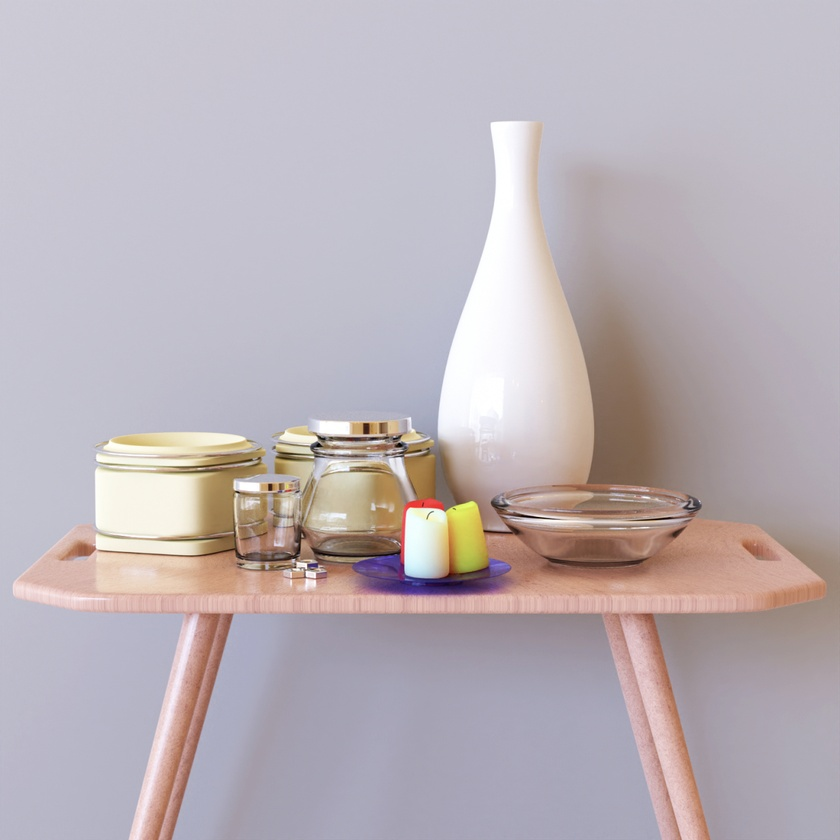
#> input picture input/image2.jpg, 840 x 840 px, shrunk from 1240 x 1240 before the run, found by its file name
$ python count_objects.py
#> lines starting #> are read from the running program, lines starting #| are printed output that depends on the picture; after the words box and inside, x2 and y2 are one past the last pixel; in counts of white or black regions, pixels touching at a corner belong together
import cv2
from PIL import Image
import os

pathI = "input\image2.jpg"
pathO = '.\image2_highboost.png'
base_name = os.path.basename(pathI)
fileName = os.path.splitext(base_name)[0]

def contar_e_desenhar_objetos(imagem_original_path, imagem_bordas_path, output_path):
    # Carrega a imagem original para desenhar sobre ela
#> called with imagem_original_path = 'input\\image2.jpg', imagem_bordas_path = 'resultado_contorno.png', output_path = 'contagem_metodo_original.png'
    img_original = cv2.imread(imagem_original_path)
#> img_original is the input picture: shape (840, 840, 3); mean B, G, R 183.2, 177.5, 186.7
    # Carrega a imagem de bordas (já em escala de cinza)
    img_bordas = cv2.imread(imagem_bordas_path, cv2.IMREAD_GRAYSCALE)

    # Encontra os contornos
    # cv2.RETR_EXTERNAL é bom para pegar apenas os contornos externos dos objetos
    # cv2.CHAIN_APPROX_SIMPLE economiza memória
    contornos, _ = cv2.findContours(img_bordas, cv2.RETR_EXTERNAL, cv2.CHAIN_APPROX_SIMPLE)
#> contornos = []

    # Filtra contornos muito pequenos (que provavelmente são ruído)
    contornos_filtrados = [c for c in contornos if cv2.contourArea(c) > 50] # ajuste o valor 50
#> contornos_filtrados = []

    # Desenha os contornos na imagem original
    cv2.drawContours(img_original, contornos_filtrados, -1, (0, 255, 0), 2) # Desenha em verde

    # Escreve o número de objetos encontrados
    texto = f"Objetos encontrados: {len(contornos_filtrados)}"
#> texto = 'Objetos encontrados: 0'
    cv2.putText(img_original, texto, (10, 30), cv2.FONT_HERSHEY_SIMPLEX, 1, (0, 255, 0), 2)
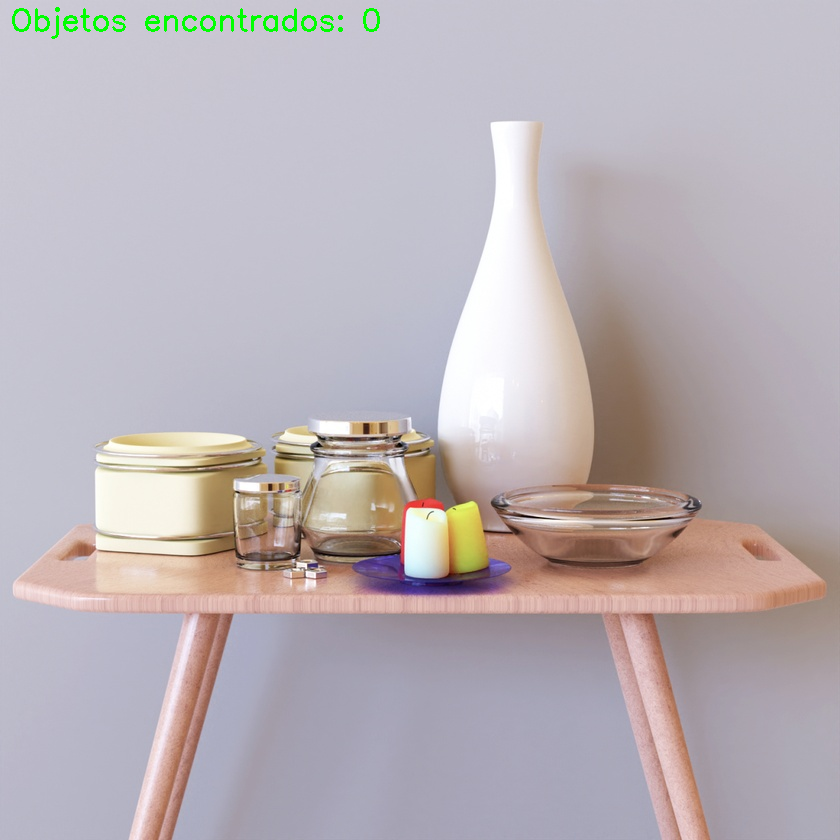
#> img_original: shape (840, 840, 3); 0.35% of pixels changed, all inside (x1, y1, x2, y2) = (12, 7, 380, 39)

    # Salva o resultado
    cv2.imwrite(output_path, img_original)
    Image.fromarray(cv2.cvtColor(img_original, cv2.COLOR_BGR2RGB)).show()

# Exemplo de uso para cada método
contar_e_desenhar_objetos(pathI, 'resultado_contorno.png', 'contagem_metodo_original.png')
contar_e_desenhar_objetos(pathI, 'resultado_canny_padrao.png', 'contagem_metodo_canny.png')
contar_e_desenhar_objetos(pathI, 'image2_resultado_canny_highboost.png', 'contagem_metodo_combinado.png')

$ run again, with input/image1.jpg copied over input/image2.jpg
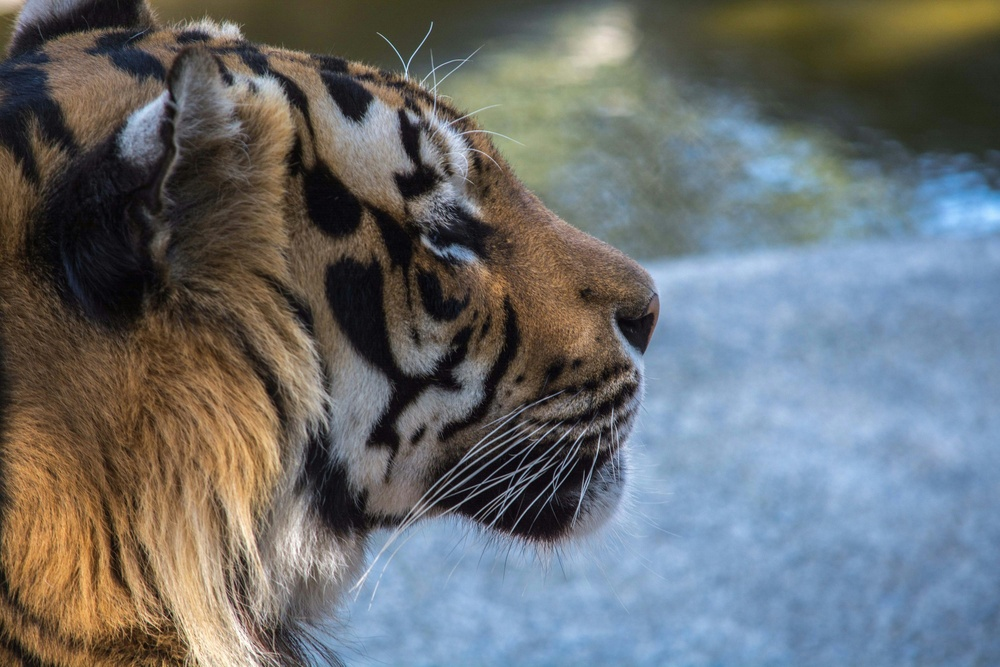
#> input picture input/image1.jpg, 1000 x 667 px, shrunk from 3000 x 2000 before the run, found by its file name
#> in contar_e_desenhar_objetos, img_original is the input picture: shape (667, 1000, 3); mean B, G, R 112.1, 110.2, 106.5
#> contornos = []
#> texto = 'Objetos encontrados: 0'
#> in contar_e_desenhar_objetos, `cv2.putText(img_original, texto, (10, 30), cv2.FONT_HERSHEY_SIMPLEX, 1..`:
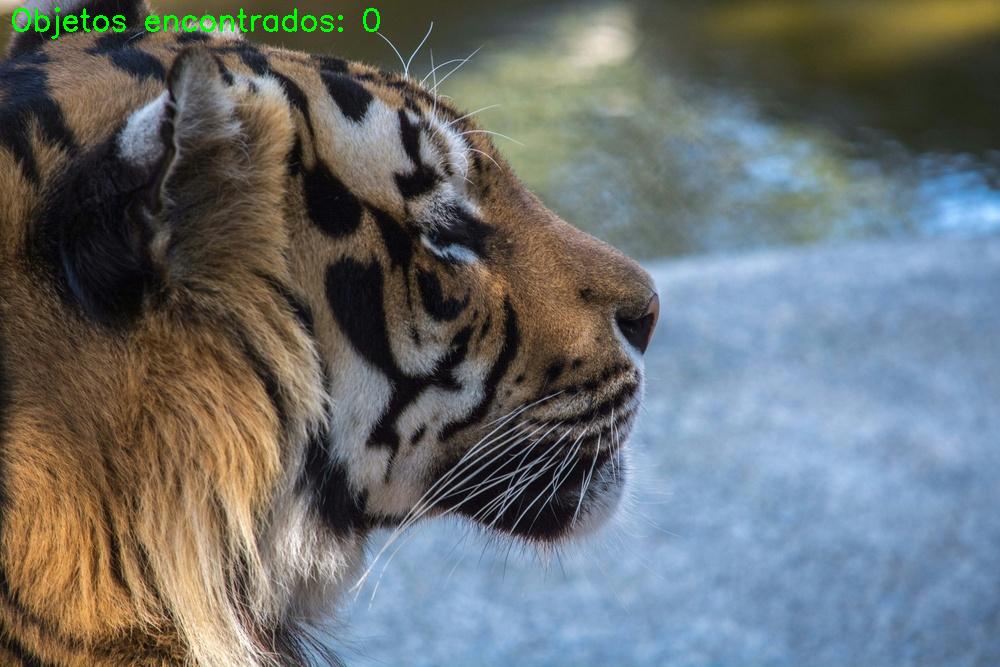
#> img_original: shape (667, 1000, 3); 0.37% of pixels changed, all inside (x1, y1, x2, y2) = (12, 7, 380, 39)

$ run again, with input/image10.jpg copied over input/image2.jpg
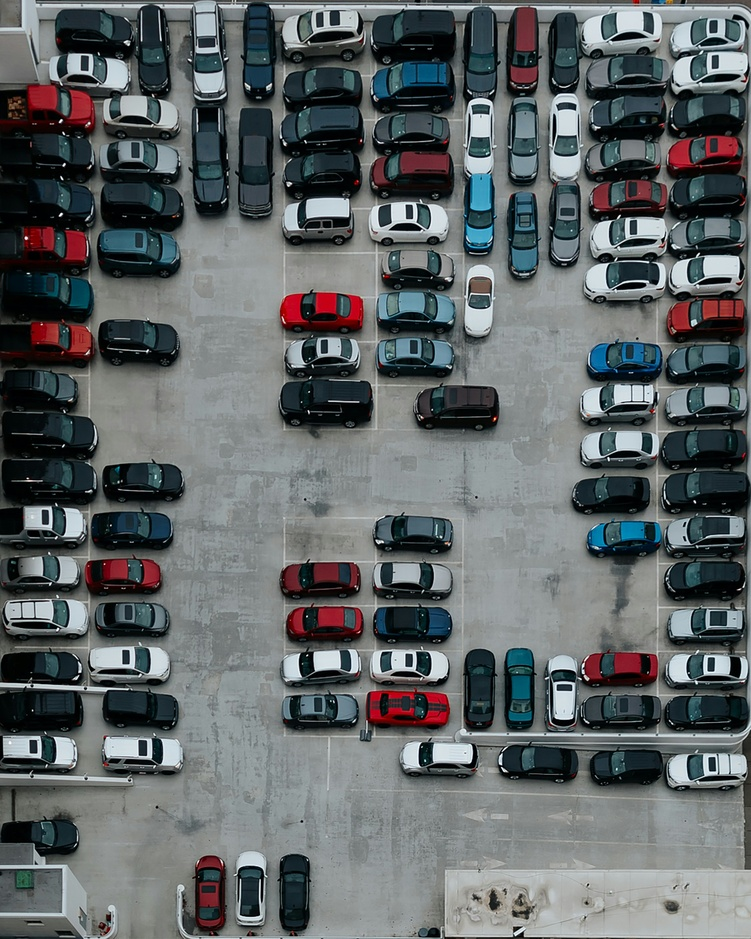
#> input picture input/image10.jpg, 751 x 939 px, shrunk from 3300 x 4124 before the run, found by its file name
#> in contar_e_desenhar_objetos, img_original is the input picture: shape (939, 751, 3); mean B, G, R 101.9, 100.4, 94.8
#> contornos = []
#> texto = 'Objetos encontrados: 0'
#> in contar_e_desenhar_objetos, `cv2.putText(img_original, texto, (10, 30), cv2.FONT_HERSHEY_SIMPLEX, 1..`:
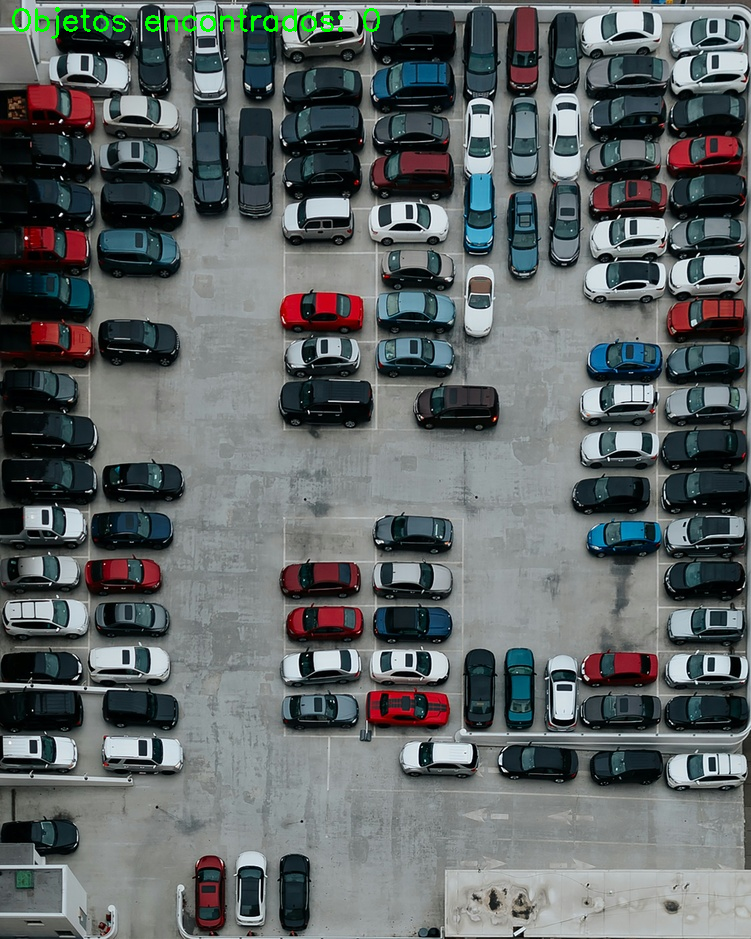
#> img_original: shape (939, 751, 3); 0.35% of pixels changed, all inside (x1, y1, x2, y2) = (12, 7, 380, 39)

$ run again, with input/image11.jpg copied over input/image2.jpg
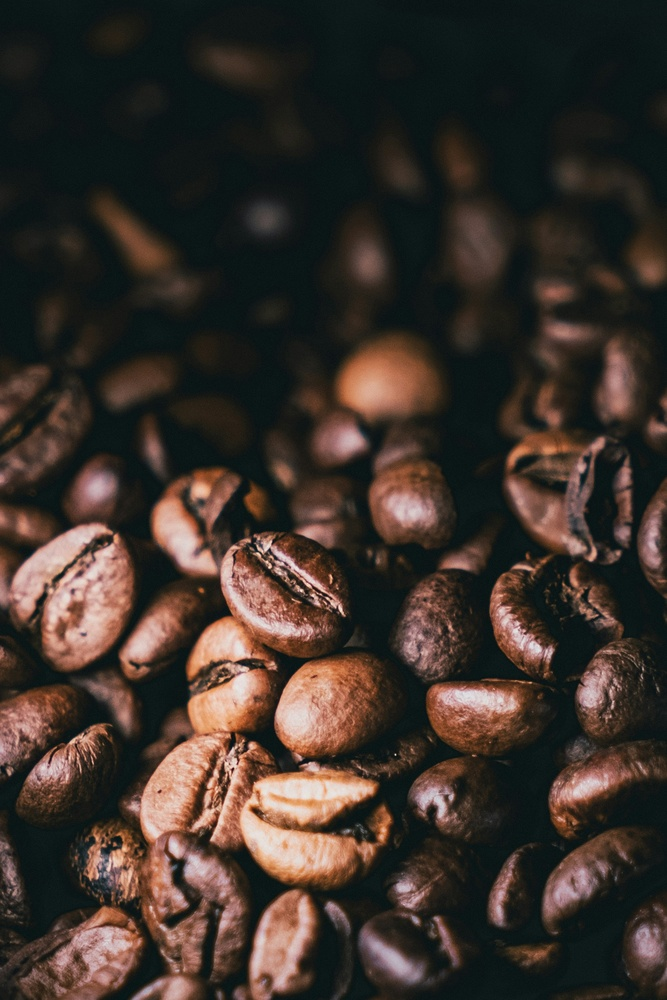
#> input picture input/image11.jpg, 667 x 1000 px, shrunk from 2351 x 3525 before the run, found by its file name
#> in contar_e_desenhar_objetos, img_original is the input picture: shape (1000, 667, 3); mean B, G, R 43.4, 49.9, 60
#> contornos = []
#> texto = 'Objetos encontrados: 0'
#> in contar_e_desenhar_objetos, `cv2.putText(img_original, texto, (10, 30), cv2.FONT_HERSHEY_SIMPLEX, 1..`:
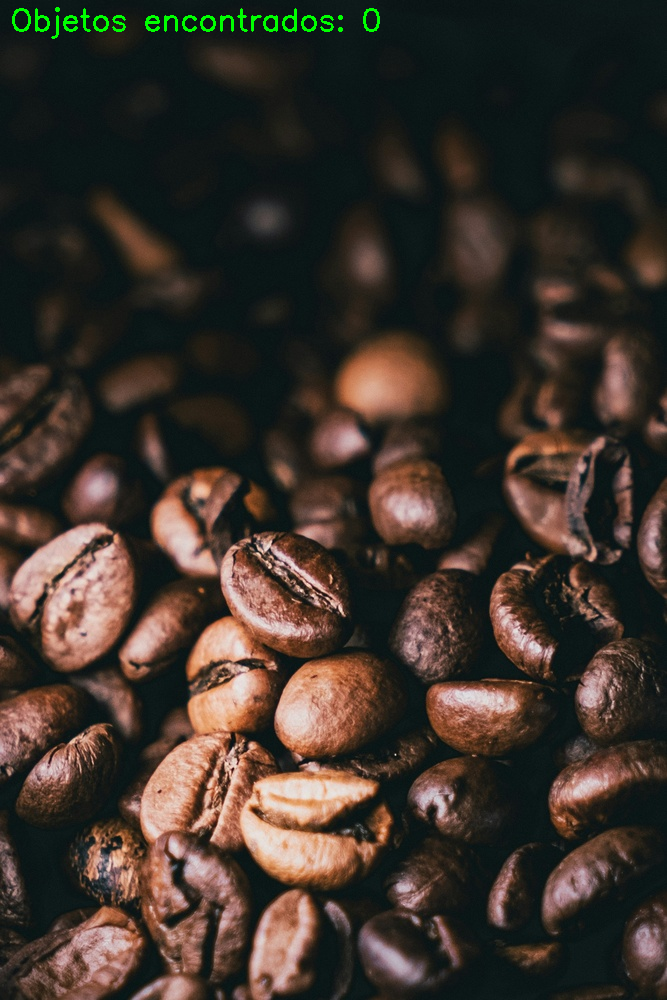
#> img_original: shape (1000, 667, 3); 0.37% of pixels changed, all inside (x1, y1, x2, y2) = (12, 7, 380, 39)
